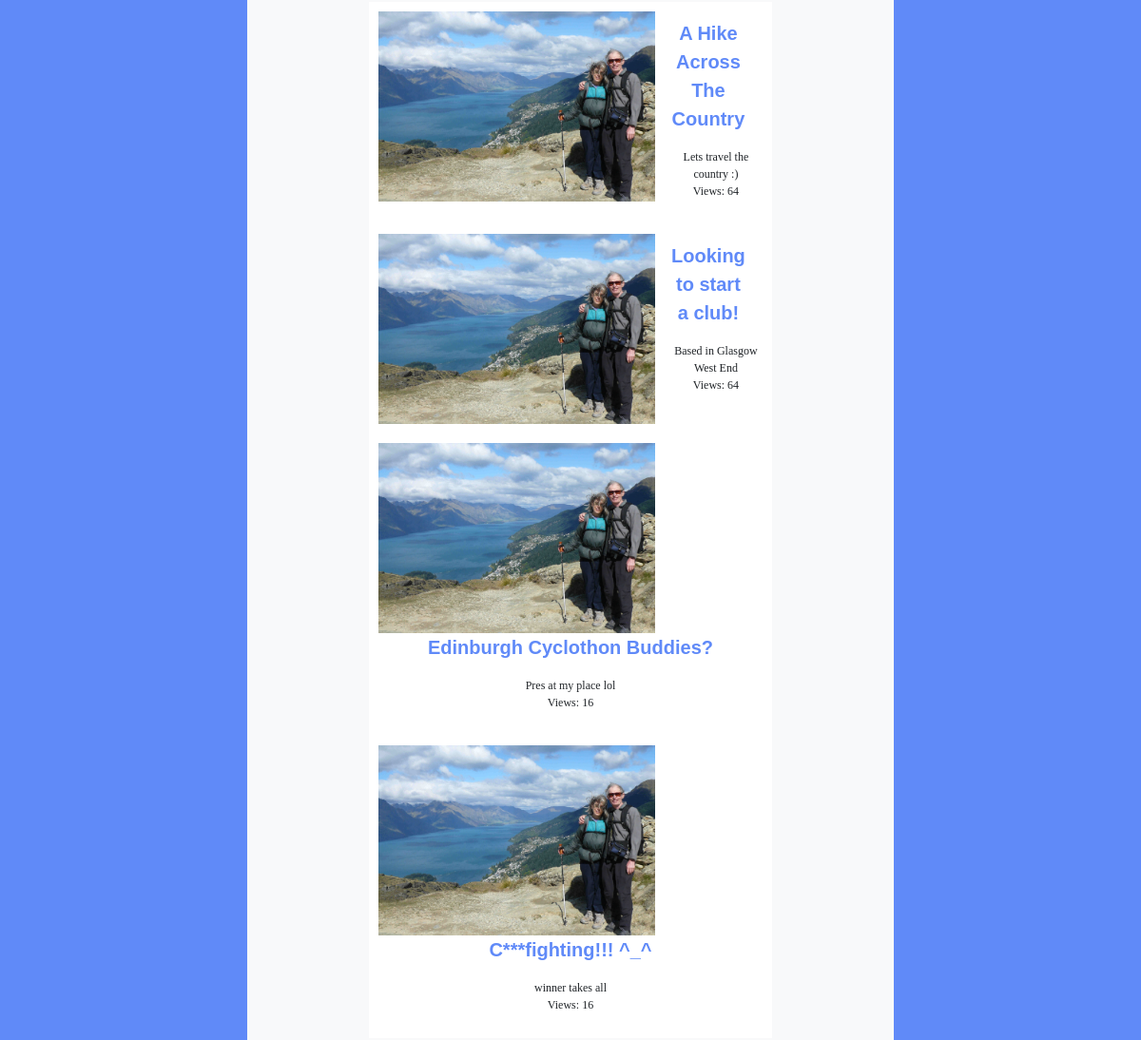
/user/testusername3/ (middle part), run on an earlier commit of the app's database.
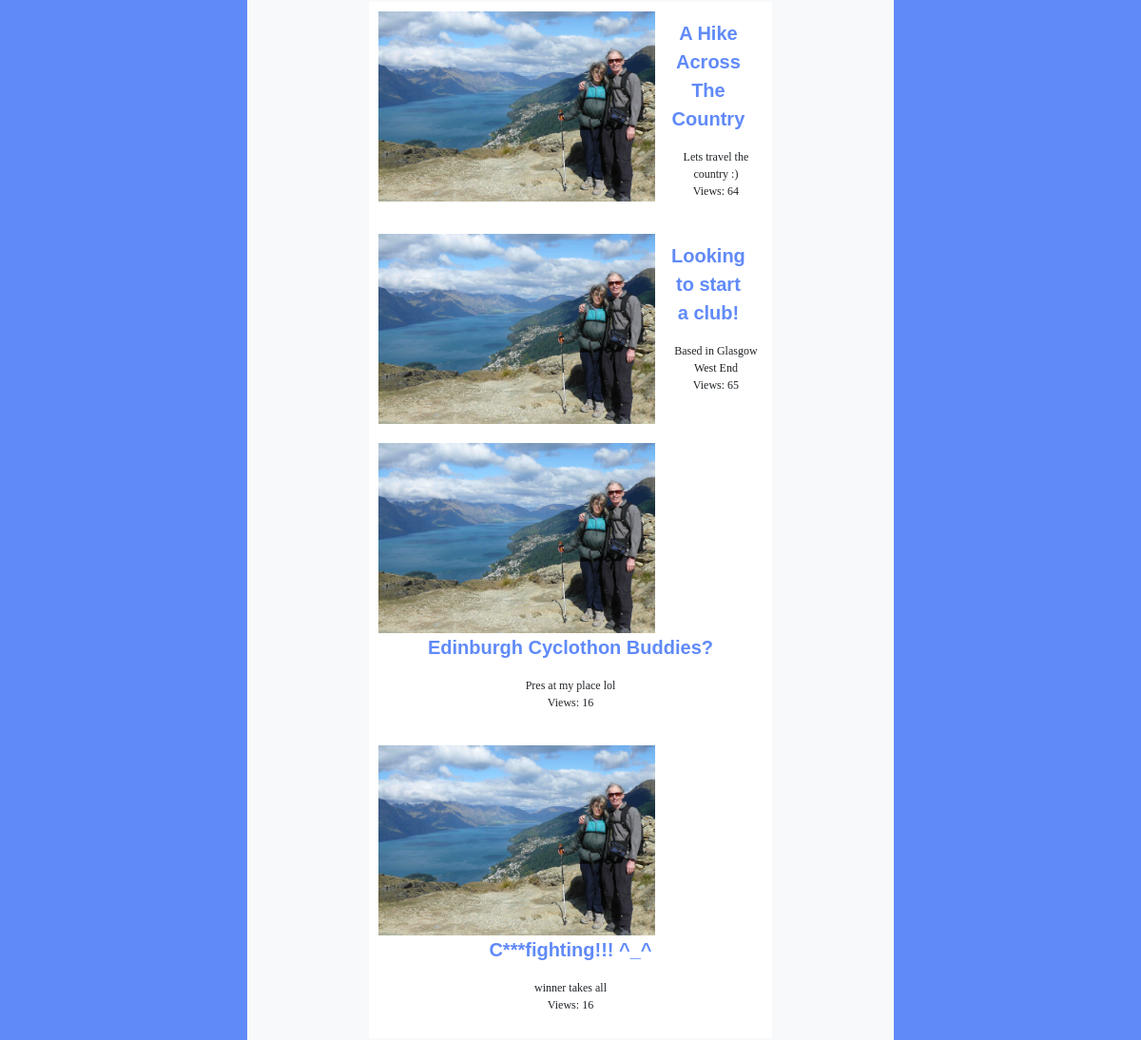
And on a later commit of the database.
### connectercise/models.py (models this page shows, shortened)
class SportRequest(models.Model):
    sport = models.ForeignKey(Sport, on_delete=models.CASCADE)
    title = models.CharField(max_length=128)
    views = models.IntegerField(default=0)
    slug = models.SlugField(unique=True)
    request_id = models.CharField(max_length=128,primary_key=True)
    suggested_date = models.DateField(null=True, blank=True, help_text='MM/DD/YY (optional HH:MM)')
    location = models.CharField(max_length=512)
    creator = models.ForeignKey(User, on_delete=models.CASCADE)
    desc = models.CharField(max_length=1024)
    completed = models.BooleanField(default=False)
    picture = models.ImageField(upload_to='requests', blank=True)

### connectercise/views.py (the view)
# urls.py: path('user/<slug:user_profile_slug>/', views.show_user, name='show_user'),
def show_user(request, user_profile_slug):
    context_dict = {}
    try:
        user = User.objects.get(username=user_profile_slug)
        userp = UserProfile.objects.get(user=user)
        context_dict['userp'] = userp
        try:
            user_requests = SportRequest.objects.filter(creator=user)
            context_dict['requests'] = user_requests
        except SportRequest.DoesNotExist:
            context_dict['requests'] = None
    except User.DoesNotExist:
        context_dict['userp'] = None
    return render(request, 'connectercise/user.html', context=context_dict)

### templates/connectercise/user.html (shortened to what this page needs)
{% extends 'connectercise/base.html' %}
{% load static %}
{% block body_block %}
<div class="container text-center">
    <ul>
    {% if userp %}
    <section id="requests" class="bg-light">
        <div class="container">
            <div class="row">
                <div class="col-lg-8 mx-auto">
                <ul class="nav flex-column">
                    {% if requests %}
                        {% for request in requests %}
                            <ul class="list">
                                <li class="list">
                                <img class="list" src="{% static 'images/about4.jpg' %}" />
                                <h3 class="list"><a class="nav-link active" href = "{% url 'connectercise:show_request' request.sport.slug request.slug %}">
                                 {{ request.title }}</a></h3>
                                <p class="list">{{ request.desc }}<br>Views: {{ request.views }}</p>
                                </li>
                            </ul>
                        {% endfor %}
                    {% else %}
                        <li class="nav-item">There are no requests present.</li>
                    {% endif %}
                </ul>
                </div>
            </div>
        </div>
    {% else %}
    User has made no requests.<br />
    {% endif %}
    </section>
    </ul>
</div>
{% endblock %}

What changed in the data, as far as the page shows it:
changed SportRequest "Looking to start a club!": views "64" → "65"
